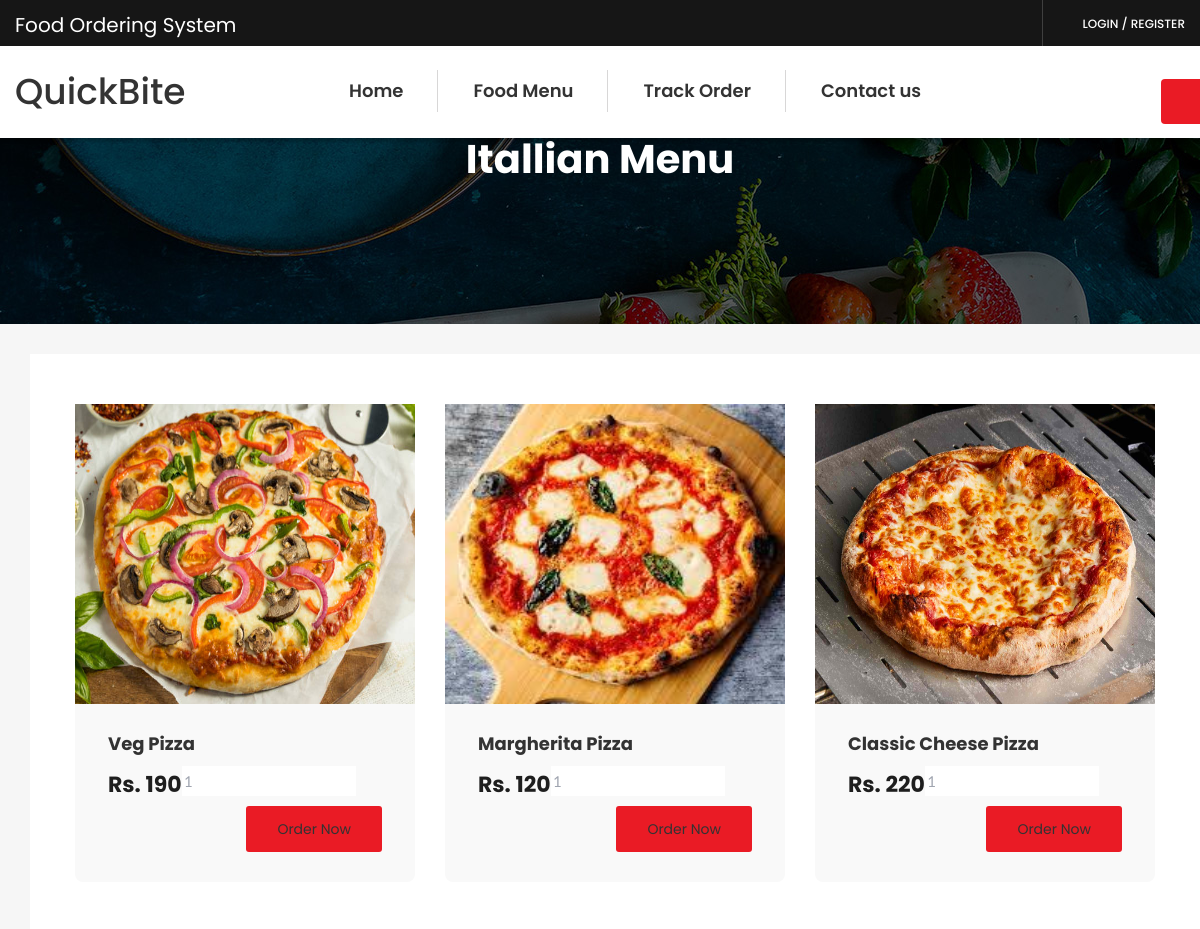
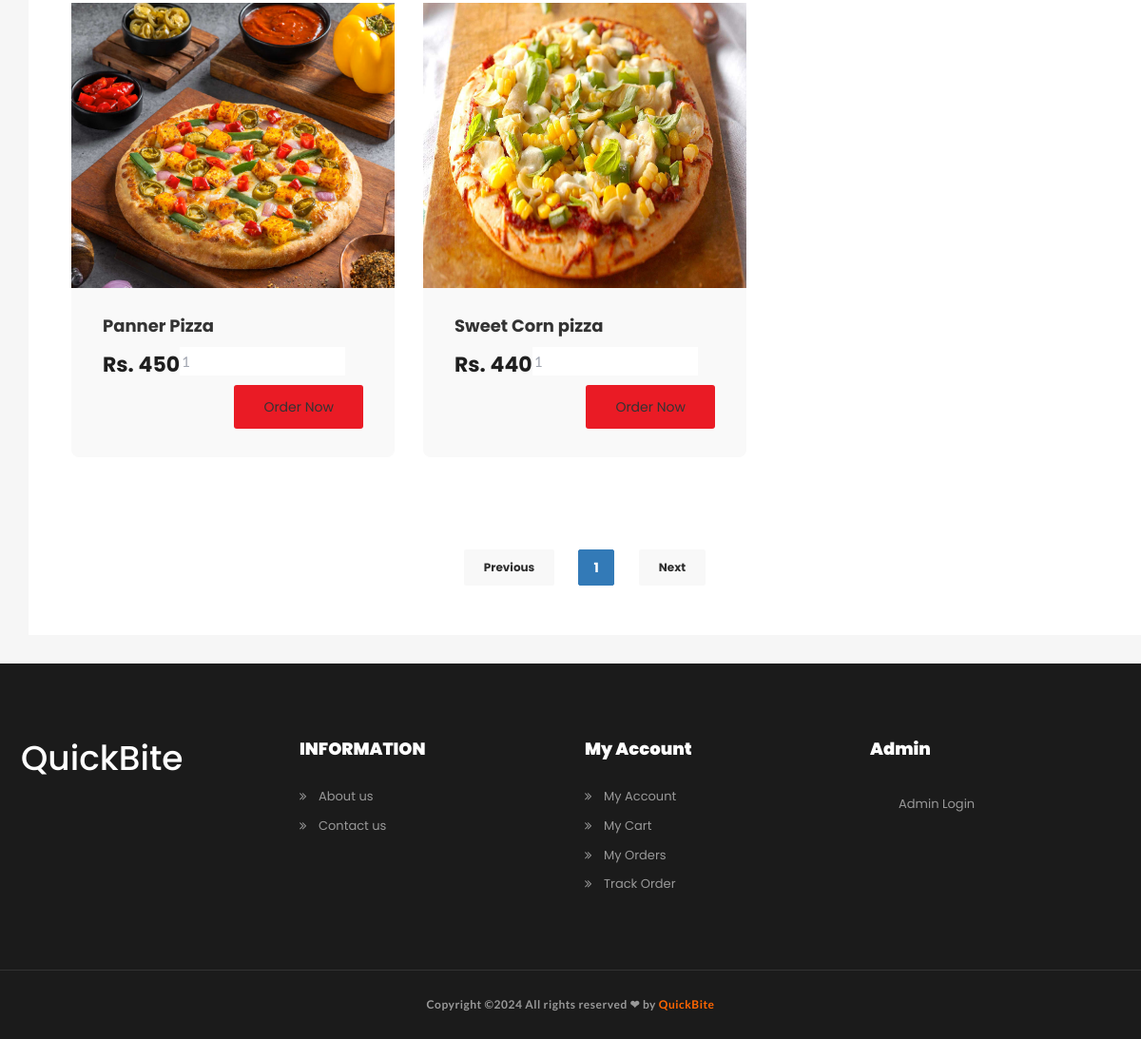
/categorywise-menu.php?catid=Itallian, run on the app's committed database (2 pictures, top to bottom).
### tables this page shows
CREATE TABLE `tblfood` (
  `ID` int(10) NOT NULL,
  `CategoryName` varchar(120) DEFAULT NULL,
  `ItemName` varchar(120) DEFAULT NULL,
  `ItemPrice` varchar(120) DEFAULT NULL,
  `ItemDes` varchar(500) DEFAULT NULL,
  `Image` varchar(120) DEFAULT NULL,
  `ItemQty` varchar(120) DEFAULT NULL,
  `creationDate` timestamp NULL DEFAULT current_timestamp()
);

### categorywise-menu.php (the view, shortened to what this page needs)
<?php
include_once('includes/dbconnection.php');
?>
<!DOCTYPE html>
<html lang="en">
<head>
    <link rel="stylesheet" href="assets/css/icons.min.css">
    <link rel="stylesheet" href="assets/css/bootstrap.min.css">
    <link rel="stylesheet" href="assets/css/main.css">
    <link rel="stylesheet" href="assets/css/red-color.css">
    <link rel="stylesheet" href="assets/css/yellow-color.css">
    <link rel="stylesheet" href="assets/css/responsive.css">
</head>
<body itemscope>
<?php include_once('includes/header.php');?>
        <section>
            <div class="block">
                <div class="fixed-bg" style="background-image: url(assets/images/elements.jpg);"></div>
                <div class="page-title-wrapper text-center">
                    <div class="col-md-12 col-sm-12 col-lg-12">
                        <div class="page-title-inner">
                            <h1 itemprop="headline"><?php echo $_GET['catid'];?> Menu</h1>
                        </div>
                    </div>
                </div>
            </div>
        </section>
        <section>
            <div class="block less-spacing gray-bg top-padd30">
                <div class="container">
                    <div class="row">
                        <div class="col-md-12 col-sm-12 col-lg-12">
                            <div class="sec-box">
                                <div class="remove-ext">
                                    <div class="row">
<?php
 $cid=$_GET['catid'];
if (isset($_GET['page_no']) && $_GET['page_no']!="") {
    $page_no = $_GET['page_no'];
    } else {
        $page_no = 1;
        }
    $total_records_per_page = 12;
    $offset = ($page_no-1) * $total_records_per_page;
    $previous_page = $page_no - 1;
    $next_page = $page_no + 1;
    $result_count = mysqli_query($con,"SELECT COUNT(*) As total_records FROM tblfood where CategoryName='$cid'");
    $total_records = mysqli_fetch_array($result_count);
    $total_records = $total_records['total_records'];
  $total_no_of_pages = ceil($total_records / $total_records_per_page);
      $result = mysqli_query($con,"SELECT * FROM tblfood where CategoryName='$cid' LIMIT $offset, $total_records_per_page");
      $num=mysqli_num_rows($result);
      if($num>0){
    while($row = mysqli_fetch_array($result)){
    ?>
                                        <div class="col-md-4 col-sm-6 col-lg-4">
                                        <div class="popular-dish-box style2 wow fadeIn" data-wow-delay="0.2s">
                                            <div class="popular-dish-thumb">
                                                <a href="food-detail.php?fid=<?php echo $row['ID'];?>" title="" itemprop="url"><img src="admin/itemimages/<?php echo $row['Image'];?>" alt="<?php echo $row['ItemName'];?>" itemprop="image" width="500" height="300"></a>
                                            </div>
                                            <div class="popular-dish-info">
                                                <h4 itemprop="headline"><a href="food-detail.php?fid=<?php echo $row['ID'];?>" title="" itemprop="url"><?php echo $row['ItemName'];?></a></h4>
                                            <form method="post">
                                                   <p itemprop="description">
    <input class="qty" name="foodqty" type="text" value="1">
                                               </p>
                                                <span class="price">Rs. <?php echo $row['ItemPrice'];?></span>
                                      <?php if($_SESSION['fosuid']==""){?>
  <a class="log-popup-btn btn  pull-right red-bg brd-rd3" href="#" title="Login" >Order Now</a>
<?php } else {?>
<button type="submit" name="addcart" class="btn  pull-right red-bg brd-rd3">Order Now</button>
                                                <?php } ?>
                                        </form>
                                            </div>
                                        </div>
                                    </div>
                              <?php } } else { ?>
<h3 style="color:red;" align="center">No Record Found</h3>
                                                <?php } ?>
                                    </div>
                                </div>
                                <div class="pagination-wrapper text-center">
                                    <ul class="pagination justify-content-center">
    <li class="page-item prev" <?php if($page_no <= 1){ echo "class='disabled'"; } ?>>
    <a class="page-link brd-rd2" <?php if($page_no > 1){ echo "href='?page_no=$previous_page'"; } ?>>Previous</a>
    </li>
    <?php
    if ($total_no_of_pages <= 10){
        for ($counter = 1; $counter <= $total_no_of_pages; $counter++){
            if ($counter == $page_no) {
           echo "<li class='active'><a>$counter</a></li>";
                }else{
           echo "<li><a href='?page_no=$counter'>$counter</a></li>";
                }
        }
    }
?>
    <li class="page-item next" <?php if($page_no >= $total_no_of_pages){ echo "class='disabled'"; } ?>>
    <a class="page-link brd-rd2" <?php if($page_no < $total_no_of_pages) { echo "href='?page_no=$next_page'"; } ?>>Next</a>
    </li>
                                    </ul>
                                </div>
                            </div>
                        </div>
                    </div>
                </div>
            </div>
        </section>
      <?php include_once('includes/footer.php');
      ?>
    </main>
</body>
</html>

### assets/css/red-color.css (style rules this page uses)
.red-bg, .red-bg-layer:before, .menu-sec > a:hover, .menu-sec > a:focus, .restaurant-search-form button:hover, .restaurant-search-form button:focus, .top-restaurants-carousel .owl-dots > div.active:before, .sudo-bg-red:before, .popular-dish-info > a:hover, .popular-dish-info > a:focus, .featured-restaurant-carousel .owl-nav > div:hover, .featured-restaurant-info > a:hover, .featured-restaurant-info > a:focus, .popular-dish-info > a.red-bg, .page-item.active .page-link, .page-item.active .page-link:hover, .page-item .page-link:hover, .page-item .page-link:focus, .price-header:before, .price-box > a:hover, .price-box > a:focus, .price-box.active > a, .radio-box [type="radio"]:checked + label:after, .radio-box [type="radio"]:not(:checked) + label:after, .check-box [type="checkbox"]:checked + label:after, .check-box [type="checkbox"]:not(:checked) + label:after, .contact-form-inner > form button:hover, .contact-form-inner > form button:focus, .restaurant-detail-thumb ul.restaurant-detail-thumb-carousel li::before, .restaurant-detail-tabs > ul > li a::before, .ord-btn > a, .select-wrp2 .chosen-container-single .chosen-drop > ul li.result-selected, .select-wrp2 .chosen-container-single .chosen-drop > ul li.highlighted, .select-wrp2 .chosen-container-single .chosen-drop > ul li:hover, .post-share > a:hover, .post-share > a:focus, .blog-detail-gallery-carousel .owl-nav > div:hover, .featured-restaurant-food-thumb-carousel li::before, .toggle-item > h4.active i, input:checked + .switch-slider, .reservation-tabs-list .nav-tabs > li a span::before, .packege-box > a:hover, .packege-box > a:focus, .step-buttons button.red-bg, .step-buttons a.red-bg, .step-buttons button:hover, .step-buttons a:hover, a.close-btn:hover, a.close-btn:focus, .log-close-btn:hover, .log-close-btn:focus, .sign-close-btn:hover, .sign-close-btn:focus, .payment-close-btn:hover, .payment-close-btn:focus, .payment-close-btn2:hover, .payment-close-btn2:focus, .view-menu-liks > a:hover, .view-menu-liks > a:focus, .order-info > a:hover, .order-info > a:focus, .style2 .pagination > li.prev a:hover, .style2 .pagination > li.next a:hover, .style2 .pagination > li.prev a:focus, .style2 .pagination > li.next a:focus, .profile-info > a.change-password.red-clr::before, .profile-img-upload-btn > label.yellow-bg:hover, .restaurant-detail-title > a:hover, .restaurant-detail-title > a:focus, .responsive-logomenu > span.yellow-bg:hover, .responsive-menu > span.yellow-bg:hover, .register-btn > a.yellow-bg:hover, .track-popup-innr > form button.yellow-bg:hover, .track-popup-innr > form a.yellow-bg:hover, a.track-close:hover, a.track-close:focus, .order-time > a.yellow-bg:hover, .order-time > a.yellow-bg:focus, .social2 > a:hover, .rite-meta .view-more:hover, .welcome-secinfo > span, .arrow-left, .form-meta button, .view-more:hover { background-color: #ea1b25; }

### data on the page
tblfood: Image (picture), ItemName "Veg Pizza", ItemPrice "190"
tblfood: Image (picture), ItemName "Margherita Pizza", ItemPrice "120"
tblfood: Image (picture), ItemName "Classic Cheese Pizza", ItemPrice "220"
tblfood: Image (picture), ItemName "Panner Pizza", ItemPrice "450"
tblfood: Image (picture), ItemName "Sweet Corn pizza", ItemPrice "440"

### other printed values
$_GET['catid'] "Itallian"
